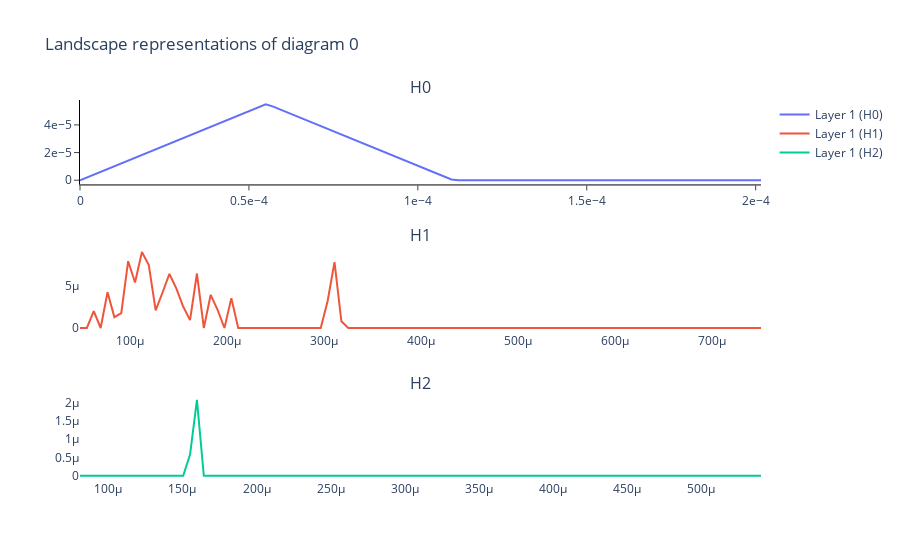

The cell this chart's notebook holds for it:
### Code cell
landscape = PL.fit_transform(train_short_persistence_diagrams_label_3)
PL.plot(landscape)
